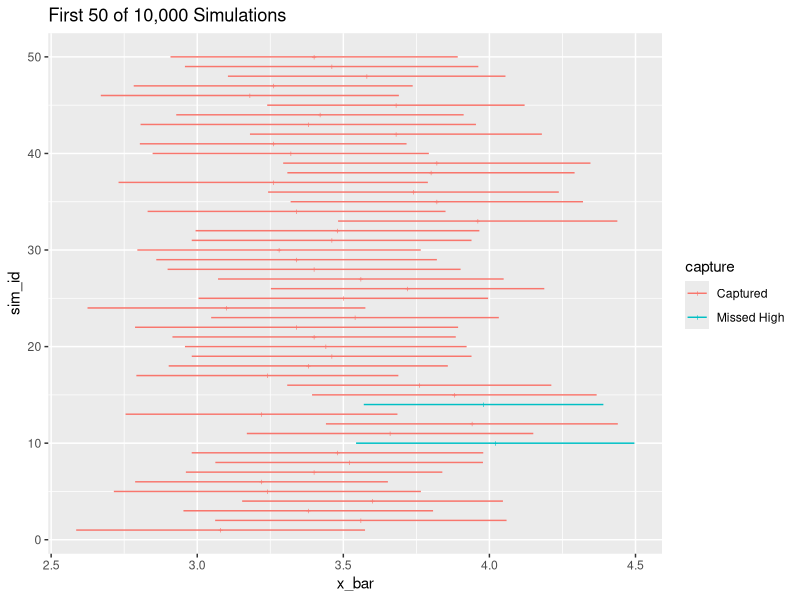

This figure's R source:
# load packages
library(tidyverse)

# create a "population" to sample from
pop <- c(1, 2, 3, 4, 5, 6)
# pop <- rnorm(1000)

# population mean; what we're trying to estimate
mean(pop)

# size of sample 
n <- 50

# ----
# 10,000 samples
# ----

# take 10,000 samples; store each
x_bar  <- numeric(10000)          # a container to store each sample mean
se_hat <- numeric(length(x_bar))  # a container to store each estimated se
pb <- progress::progress_bar$new(total = length(x_bar))  # initialize progress bar
for (i in 1:length(x_bar)) {
  # take a sample
  x <- sample(pop, size = n, replace = TRUE)
  # store estimate of population mean and se
  x_bar[i]  <- mean(x)
  se_hat[i] <- sd(x)/sqrt(n)
  # update progress bar
  pb$tick()
}

sims <- data.frame(x_bar, se_hat) %>%
  mutate(sim_id = 1:n(),
         lwr95 = x_bar - 2*se_hat,
         upr95 = x_bar + 2*se_hat, 
         capture = case_when(lwr95 > mean(pop) ~ "Missed High",
                             upr95 < mean(pop) ~ "Missed Low",
                             TRUE ~ "Captured")) %>%
  glimpse()

# summarize capture rates
prop.table(table(sims$capture))

# plot the cis for each sample
gg <- ggplot(sims[1:50, ], aes(x = x_bar, y = sim_id, 
                       xmin = lwr95, xmax = upr95, 
                       color = capture)) + 
  geom_pointrange(size = 0.4, shape = "+") + 
  labs(title = "First 50 of 10,000 Simulations"); gg



